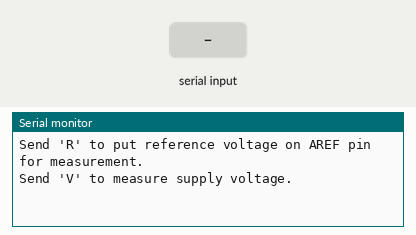
Recording of a sketch running on a simulated Arduino Leonardo, built with avr-gcc and run on an emulated ATmega32U4. Shown: the last lines printed to the serial monitor. The inputs (shaded band) are chosen by the test bench.

Above: at 2.2 s.
2.3 s: "r" received over Serial
At 3.4 s:
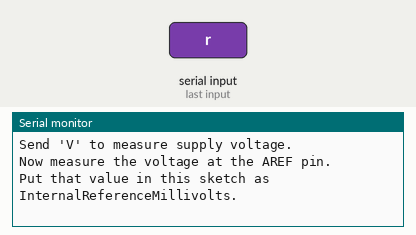
4.3 s: "v" received over Serial
At 5.7 s:
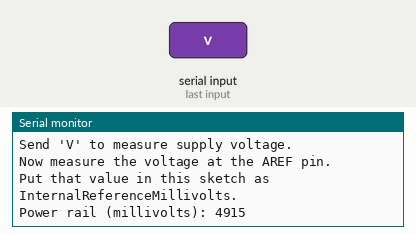

Measured:
- after the input at 2.3 s, the serial monitor: prints a new line after 0.50 s (image 1)
- after the input at 4.3 s, the serial monitor: prints a new line at once (image 2)

The sketch:

vref_example.ino
```cpp
// Here is a trick that allows you to check the
// power rail voltage against the 1.1V (+/- 10%)
// internal reference.
//
// Run the sketch, send 'R', and use a good meter
// to measure the voltage from the AREF pin to
// Ground.  Put the measured reference voltage
// in millivolts (should be between 1000 and
// 1200) into the sketch as
// 'InternalReferenceMillivolts'.
//
// Upload the (now-calibrated) sketch again and
// send 'V' to read the current "+5V" voltage
// (should be around 5000 mV).  Compare that to
// the voltage measured at the +5V pin.  If the
// answer is not close enough, adjust the
// InternalReferenceMillivolts to get a closer
// result.
//
// Now you can use "(getVccMillivolts()/1000.0)"
// in place of "5.0" in your sketch to get analog
// readings less dependent on fluctuations in the
// "5V" line.

void setup()
{
  Serial.begin(115200);
  while (!Serial); // Wait for USB connection on Leonardo/Micro

  delay(1000);
  Serial.println("Send 'R' to put reference voltage on AREF pin for measurement.");
  Serial.println("Send 'V' to measure supply voltage.");
}

void loop()
{
  switch (Serial.read())
  {
    case 'r':
    case 'R':
      analogReference(INTERNAL);
      delay(500);
      Serial.println("Now measure the voltage at the AREF pin.");
      Serial.println("Put that value in this sketch as InternalReferenceMillivolts.");
      break;

    case 'v':
    case 'V':
      analogReference(DEFAULT);
      Serial.print("Power rail (millivolts): ");
      Serial.println(getVccMillivolts());
      break;
  }
}

/*VVVVVVVVVVVVV  The part below here goes into your sketch  VVVVVVVVVVVV*/

// Adjust this value to your boards specific
// internal bandgap reference voltage in millivolts
const unsigned long InternalReferenceMillivolts = 1080UL;

// Returns actual value of Vcc in millivolts
int getVccMillivolts()
{
  // Set the analog reference to DEFAULT (AVcc == Vcc power rail)
  // REFS1 REFS0          --> 0b01   -Selects DEFAULT (AVcc) reference
  // Set the analog input to channel 14: the INTERNAL bandgap reference (1.1V +/- 10%)
  // MUX3 MUX2 MUX1 MUX0  --> 0b1110 -Selects channel 14, bandgap voltage, to measure
  ADMUX = (0 << REFS1) | (1 << REFS0) | (0 << ADLAR) | (1 << MUX3) | (1 << MUX2) | (1 << MUX1) | (0 << MUX0);

  delay(50);  // Let mux settle a little to get a more stable A/D conversion

  // Start a conversion to measure the INTERNAL reference relative to the DEFAULT (Vcc) reference.
  ADCSRA |= _BV( ADSC );
  // Wait for it to complete
  while (ADCSRA & (1 << ADSC));

  // Calculate the power rail voltage (reference voltage) relative to the known voltage
  return (InternalReferenceMillivolts * 1024UL) / ADC;
}
```
